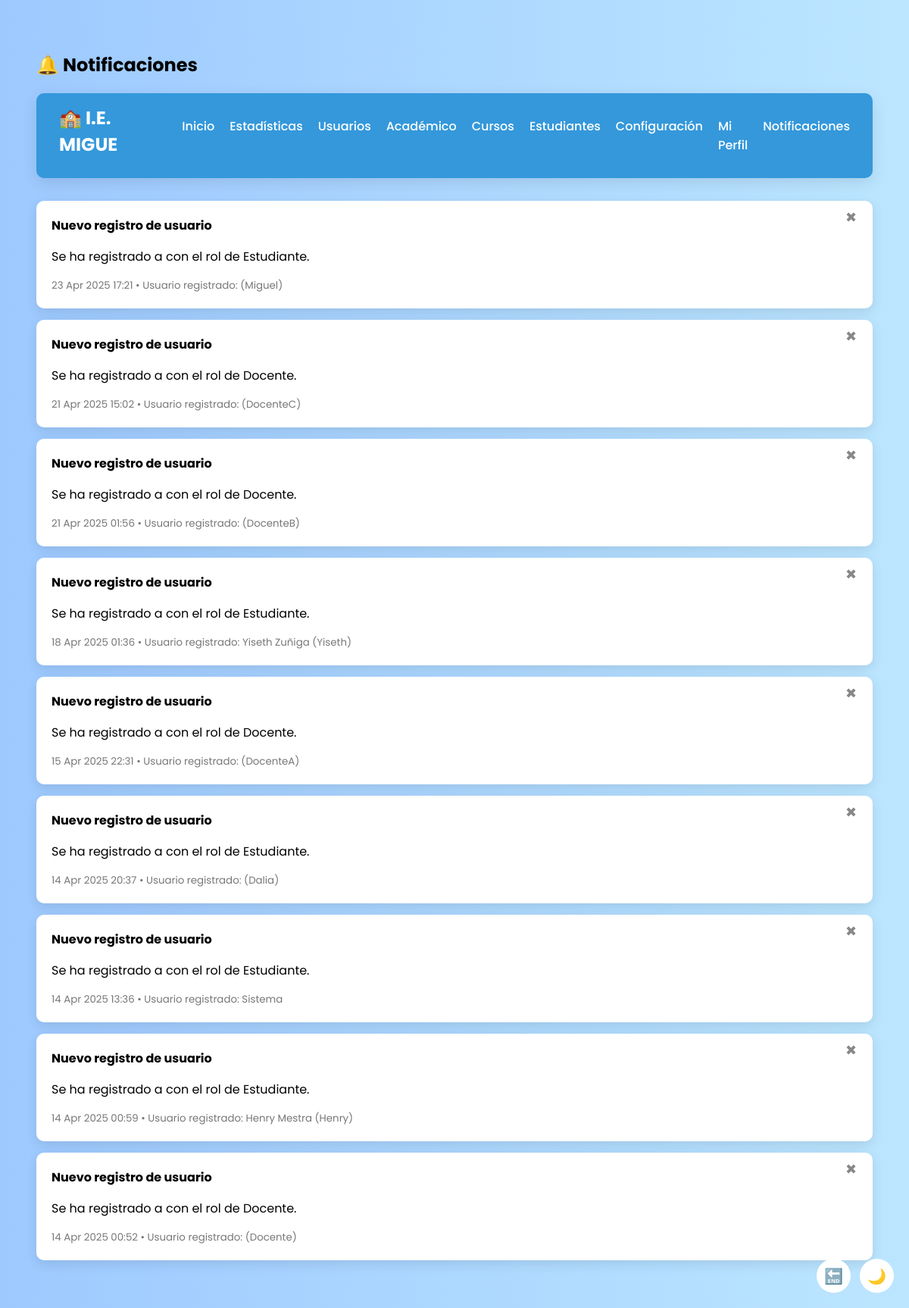
The page /notificaciones/ on the database its author committed.
### usuarios/models.py (models this page shows, shortened)
class Notificacion(models.Model):
    TIPO_CHOICES = [
        ('info', 'Información'),
        ('advertencia', 'Advertencia'),
        ('mensaje', 'Mensaje'),
    ]
    titulo = models.CharField(max_length=100)
    contenido = models.TextField()
    tipo = models.CharField(max_length=20, choices=TIPO_CHOICES, default='info')
    fecha = models.DateTimeField(auto_now_add=True)
    usuario = models.ForeignKey(User, on_delete=models.SET_NULL, null=True, blank=True, related_name='notificaciones_creadas')
    usuario_afectado = models.ForeignKey(User, on_delete=models.SET_NULL, null=True, blank=True, related_name='notificaciones_recibidas')
    eliminada = models.BooleanField(default=False)

### usuarios/views.py (the view)
# urls.py: path('notificaciones/', views.notificaciones, name='notificaciones'),
def notificaciones(request):
    lista = Notificacion.objects.filter(eliminada=False).order_by('-fecha')
    paginator = Paginator(lista, 10)
    page_number = request.GET.get('page')
    page_obj = paginator.get_page(page_number)
    restaurado = request.GET.get('restaurado')
    return render(request, 'usuarios/notificaciones.html', {
        'notificaciones': page_obj,
        'restaurado': restaurado
    })

### usuarios/templates/usuarios/notificaciones.html (shortened to what this page needs)
{% load static %}
<!DOCTYPE html>
<html lang="es">
<head>
</head>
<body>
<h2>🔔 Notificaciones</h2>
<nav class="navbar">
  <div class="logo">🏫 I.E. MIGUE</div>
  <ul class="nav-links">
    <li><a href="{% url 'panel_admin' %}">Inicio</a></li>
    <li><a href="{% url 'estadisticas' %}">Estadísticas</a></li>
    <li><a href="{% url 'lista_usuarios' %}">Usuarios</a></li>
    <li><a href="{% url 'gestion_academica' %}">Académico</a></li>
    <li><a href="{% url 'gestionar_cursos' %}">Cursos</a></li>
    <li><a href="{% url 'ver_estudiantes' %}">Estudiantes</a></li>
    <li><a href="{% url 'configuracion' %}">Configuración</a></li>
    <li><a href="{% url 'perfil_admin' %}">Mi Perfil</a></li>
    <li><a href="{% url 'notificaciones' %}">Notificaciones</a></li>
  </ul>
</nav>
{% for n in notificaciones %}
  <div class="notificacion"
    id="noti-{{ n.id }}"
    onclick="mostrarDesdeAtributos(this)"
    data-titulo="{{ n.titulo|escapejs }}"
    data-contenido="{{ n.contenido|escapejs }}"
    data-fecha="{{ n.fecha|date:'d/m/Y H:i' }}"
    data-usuario="{% if n.usuario_afectado %}{{ n.usuario_afectado.first_name|default_if_none:'' }} {{ n.usuario_afectado.last_name|default_if_none:'' }} ({{ n.usuario_afectado.username }}){% else %}Sistema{% endif %}"
    data-correo="{% if n.usuario_afectado and n.usuario_afectado.email %}{{ n.usuario_afectado.email|escapejs }}{% else %}-{% endif %}">
    <button onclick="event.stopPropagation(); eliminarNotificacion({{ n.id }}, '{{ n.titulo|escapejs }}')"
       title="Eliminar"
       style="position: absolute; top: 10px; right: 15px; background: none; border: none; font-size: 18px; color: #888; cursor: pointer;">✖</button>
    <strong>{{ n.titulo }}</strong>
    <p>{{ n.contenido }}</p>
    <small>{{ n.fecha|date:"d M Y H:i" }} • Usuario registrado:
      {% if n.usuario_afectado %}
        {{ n.usuario_afectado.first_name }} {{ n.usuario_afectado.last_name }} ({{ n.usuario_afectado.username }})
      {% else %}
        Sistema
      {% endif %}
    </small>
  </div>
{% empty %}
  <p>No hay notificaciones por el momento.</p>
{% endfor %}
<div class="floating-buttons">
  <form method="POST" action="{% url 'logout' %}">
    <button class="icon-button" title="Cerrar sesión">🔚</button>
  </form>
  <button class="icon-button" onclick="toggleDarkMode()" title="Modo oscuro/claro" id="darkToggle">🌙</button>
</div>
</body>
</html>

### usuarios/templates/usuarios/notificaciones.html (style rules this page uses)
body { font-family: 'Poppins', sans-serif; background: linear-gradient(to right, #9dc9ff, #bce6ff); padding: 40px; min-height: 100vh; transition: background 0.4s; }
.navbar { display: flex; justify-content: space-between; background-color: #3498db; padding: 15px 30px; border-radius: 10px; margin-bottom: 30px; box-shadow: 0 6px 20px rgba(0, 0, 0, 0.1); position: relative; }
.navbar .logo { color: white; font-size: 1.5rem; font-weight: bold; }
.navbar .nav-links { list-style: none; display: flex; gap: 20px; }
.navbar .nav-links li a { color: white; text-decoration: none; font-weight: 500; }
.notificacion { background-color: white; padding: 20px; border-radius: 10px; margin-bottom: 15px; box-shadow: 0 5px 15px rgba(0, 0, 0, 0.1); position: relative; cursor: pointer; }
.notificacion small { display: block; margin-top: 8px; color: #777; }
.icon-button { background: white; border: none; border-radius: 50%; width: 45px; height: 45px; font-size: 20px; display: flex; align-items: center; justify-content: center; cursor: pointer; }
.floating-buttons { position: fixed; bottom: 20px; right: 20px; display: flex; gap: 12px; }

### rows shown on the page
Notificacion: titulo "Nuevo registro de usuario", contenido "Se ha registrado a con el rol de Estudiante.", fecha "23 Apr 2025 17:21", usuario_afectado.username "Miguel"
Notificacion: titulo "Nuevo registro de usuario", contenido "Se ha registrado a con el rol de Docente.", fecha "21 Apr 2025 15:02", usuario_afectado.username "DocenteC"
Notificacion: titulo "Nuevo registro de usuario", contenido "Se ha registrado a con el rol de Docente.", fecha "21 Apr 2025 01:56", usuario_afectado.username "DocenteB"
Notificacion: titulo "Nuevo registro de usuario", contenido "Se ha registrado a con el rol de Estudiante.", fecha "18 Apr 2025 01:36", usuario_afectado.first_name "Yiseth Zuñiga", usuario_afectado.username "Yiseth"
Notificacion: titulo "Nuevo registro de usuario", contenido "Se ha registrado a con el rol de Docente.", fecha "15 Apr 2025 22:31", usuario_afectado.username "DocenteA"
Notificacion: titulo "Nuevo registro de usuario", contenido "Se ha registrado a con el rol de Estudiante.", fecha "14 Apr 2025 20:37", usuario_afectado.username "Dalia"
Notificacion: titulo "Nuevo registro de usuario", contenido "Se ha registrado a con el rol de Estudiante.", fecha "14 Apr 2025 13:36", shows "Sistema"
Notificacion: titulo "Nuevo registro de usuario", contenido "Se ha registrado a con el rol de Estudiante.", fecha "14 Apr 2025 00:59", usuario_afectado.first_name "Henry Mestra", usuario_afectado.username "Henry"
Notificacion: titulo "Nuevo registro de usuario", contenido "Se ha registrado a con el rol de Docente.", fecha "14 Apr 2025 00:52", usuario_afectado.username "Docente"
